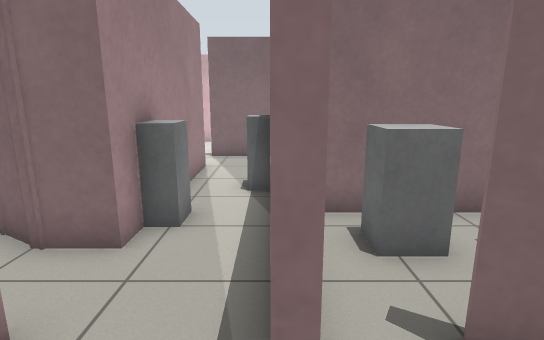
[1] (above)

18 first-person views from a walk through a robot-simulator world made for Gazebo. The camera is 1.2 m above the floor, tilts 12° down and sees 80° across. The floor is counted in squares, 0.5 m on a side. Each view is taken from the middle of a square. On the plan, view 1 faces up. The plan holds only what a view shows up to about 19 squares ahead; the rest is blank. The place goes on beyond the plan. The robots in the file are not drawn.

[2]
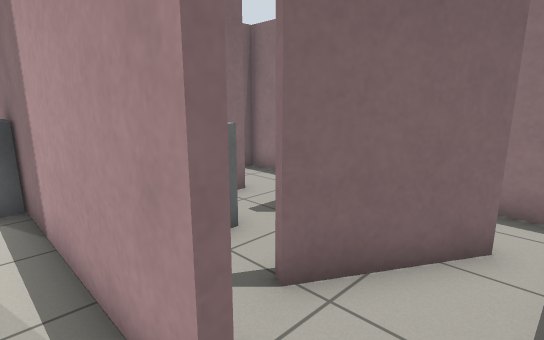

[3]
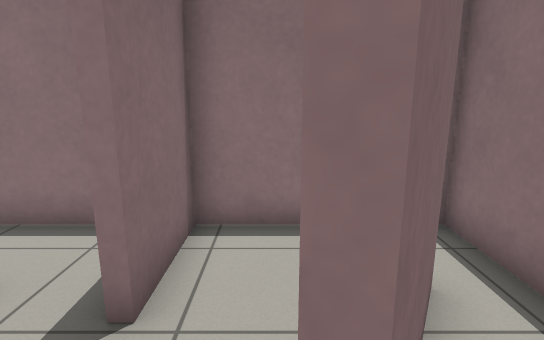

[4]
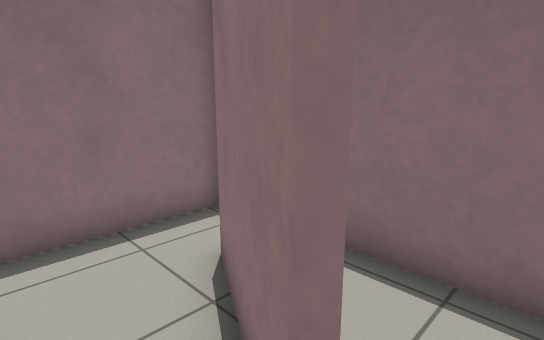

[5]
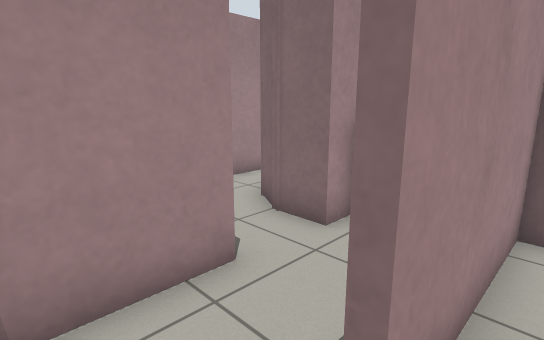

[6]
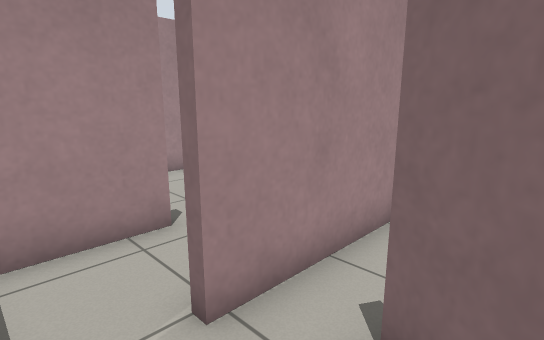

[7]
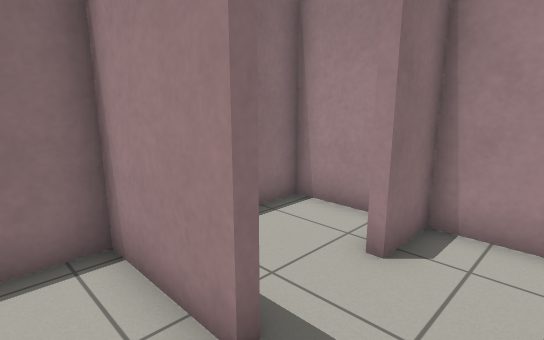

[8]
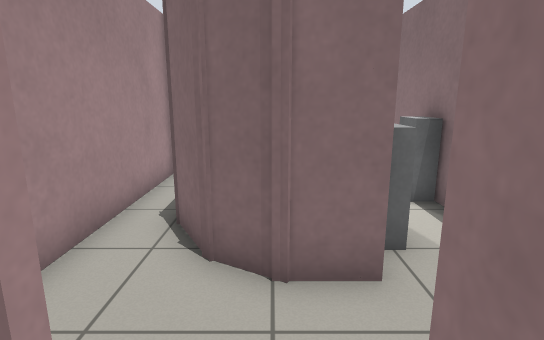

[9]
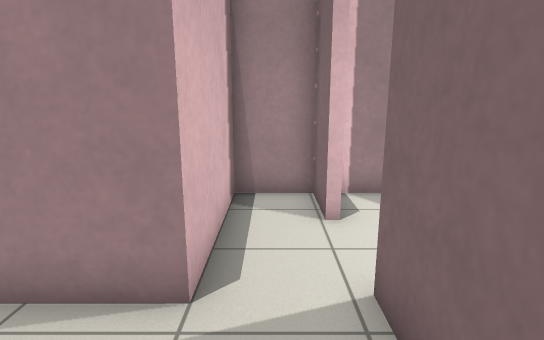

[10]
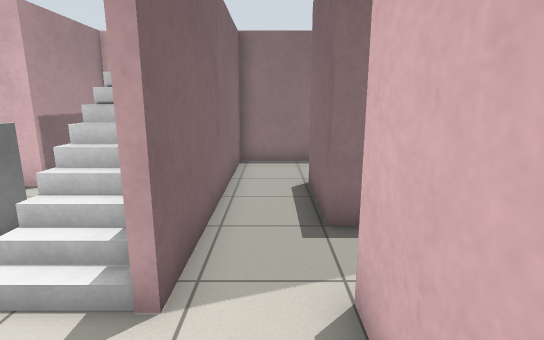

[11]
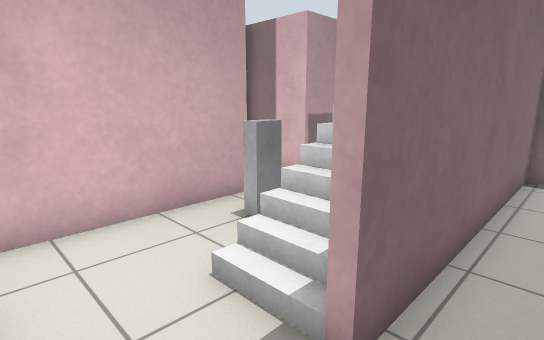

[12]
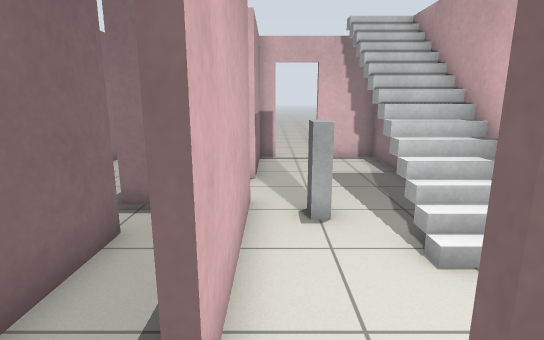

[13]
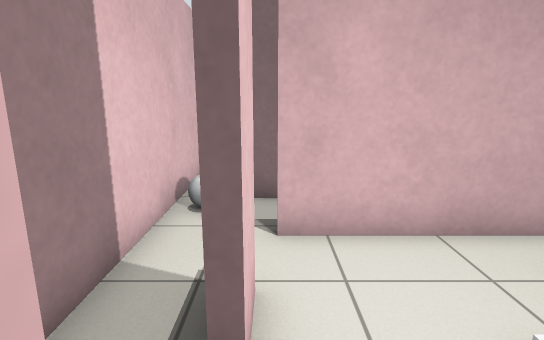

[14]
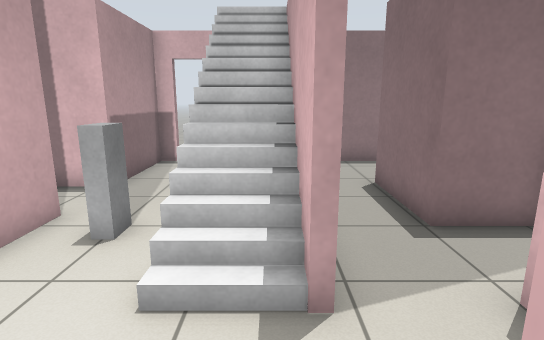

[15]
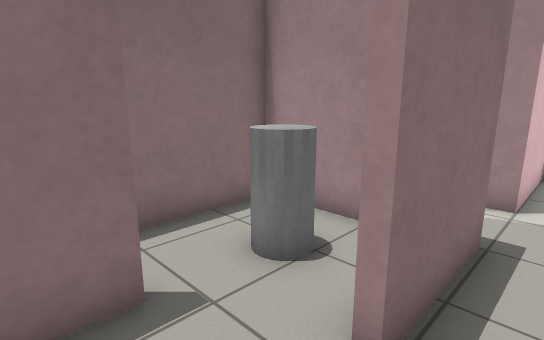

[16]
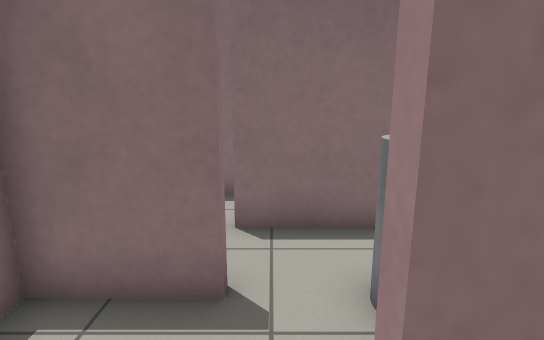

[17]
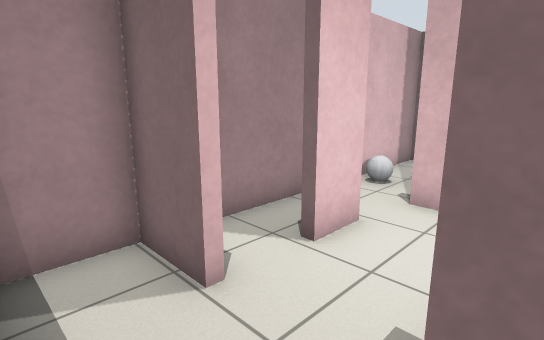

[18]
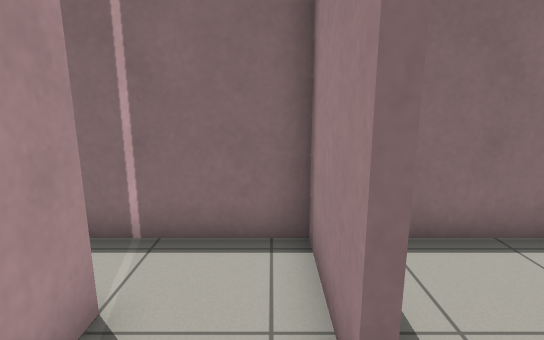

### Floor plan
Key: @ floor where view 1 was taken; # wall or solid block; x gap in a wall; . floor; D open door; = window, fence, low wall or low ledge; B grey box; S stairs; G grey ball; C grey cylinder; O other object.
Columns run from 8 left of view 1 to 9 right of it. Each row starts with its distance up from view 1.
 26  #            ##
 25  #
 24
 23  #
 22  #=#### #  #
 21  GG...# # .#
 20 #...#####..#####
 19 #..............#..
 18 #.......B......D..
 17 #..#...........D..
 16 #.....OO   ....#
 15 #..... S SS....#
 14 ###...###=.#####
 13 #..............#
 12 ######..####...#
 11 #.   #..#......#
 10 #.   #..#.CC...#
  9 #.   #..B.C..###
  8 #.   #..#......#
  7 #.## #B.#####..#
  6 #..# #B.#......#
  5 #..###..#.BBx###
  4 #.......#......#
  3 ###.....#......#
  2 #....#..#.###..#
  1 #....#......##.#
  0 #....#..@.....##
 -1 ###############

Where each view was taken, in squares from view 1:
view 1: 0 up, 0 right, facing up
view 2: 0 up, 1 left, facing up-right
view 3: 3 up, 1 right, facing right
view 4: 4 up, 1 right, facing down-right
view 5: 0 up, 1 right, facing up-left
view 6: 0 up, 3 right, facing up-left
view 7: 5 up, 1 left, facing down-left
view 8: 1 up, 4 left, facing up
view 9: 13 up, 1 right, facing left
view 10: 13 up, 6 left, facing right
view 11: 13 up, 5 left, facing up-right
view 12: 19 up, 7 left, facing right
view 13: 14 up, 5 left, facing up
view 14: 15 up, 6 left, facing right
view 15: 13 up, 6 right, facing down-left
view 16: 13 up, 4 right, facing down
view 17: 12 up, 2 left, facing up-left
view 18: 5 up, 2 left, facing down
